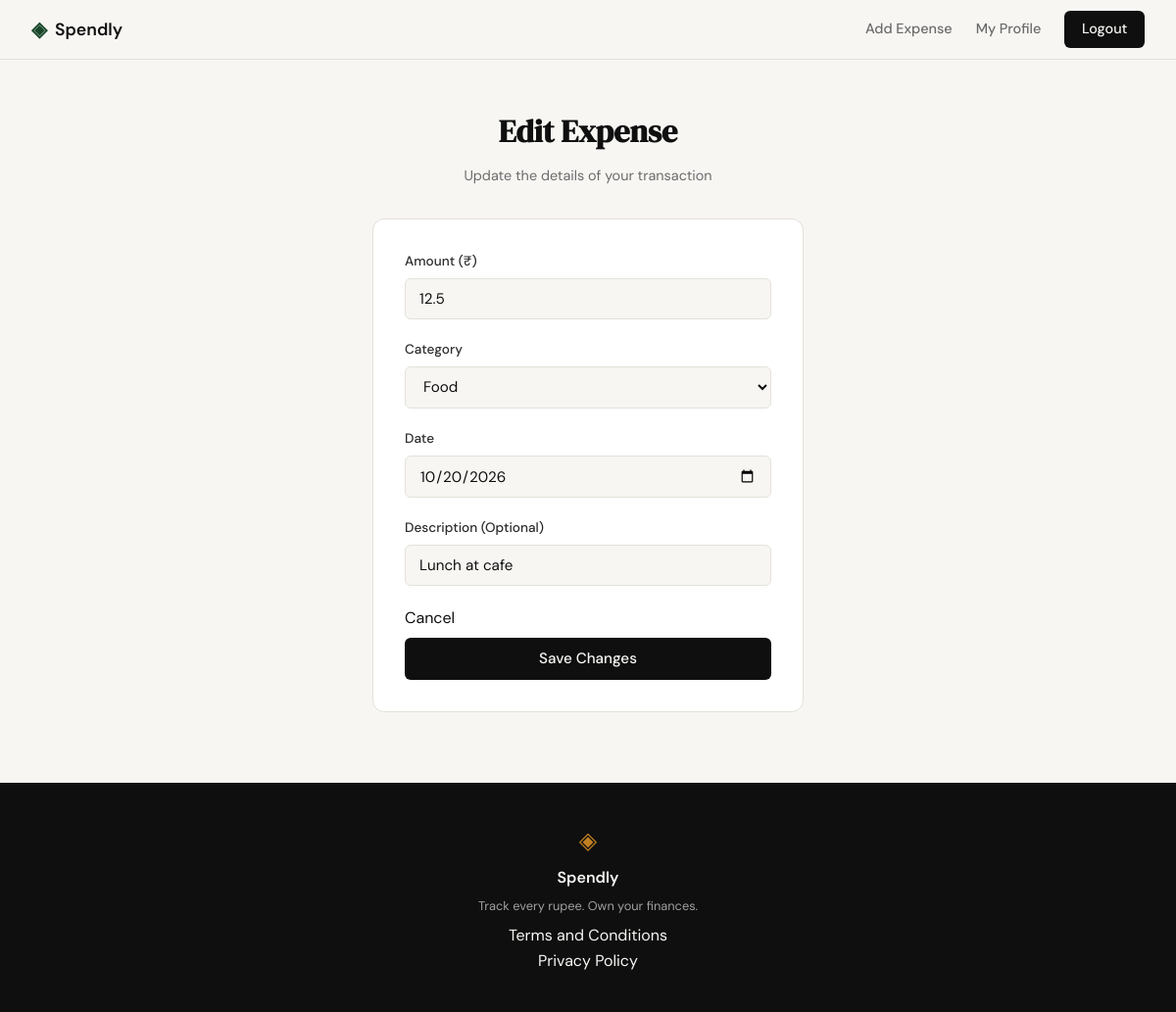
The app's page /expenses/1/edit (signed in) with its own data.
### tables this page shows
CREATE TABLE expenses (
                id INTEGER PRIMARY KEY AUTOINCREMENT,
                user_id INTEGER NOT NULL,
                amount REAL NOT NULL,
                category TEXT NOT NULL,
                description TEXT,
                date TEXT NOT NULL,
                created_at TEXT DEFAULT (datetime('now')),
                FOREIGN KEY (user_id) REFERENCES users (id) ON DELETE CASCADE
            );

### app.py (the view, shortened to what this page needs)
@app.route("/expenses/<int:id>/edit", methods=["GET", "POST"])
@login_required
def edit_expense(id):
    user_id = session.get('user_id')
    expense = get_expense_by_id(id, user_id)
    if not expense:
        abort(404)
    return render_template("edit_expense.html", expense=expense)

### app.py (called while the page is built)
def login_required(f):
    @wraps(f)
    def decorated_function(*args, **kwargs):
        if 'user_id' not in session:
            flash("Please log in to access this page.", "error")
            return redirect(url_for('login'))
        return f(*args, **kwargs)
    return decorated_function

### database/db.py (called while the page is built)
def get_db():
    conn = sqlite3.connect(DATABASE, factory=_ClosingConnection)
    conn.row_factory = sqlite3.Row
    conn.execute("PRAGMA foreign_keys = ON;")
    return conn

    def __exit__(self, exc_type, exc_value, traceback):
        try:
            return super().__exit__(exc_type, exc_value, traceback)
        finally:
            self.close()

### database/queries.py (called while the page is built)
def get_expense_by_id(expense_id, user_id):
    with get_db() as conn:
        return conn.execute(
            "SELECT * FROM expenses WHERE id = ? AND user_id = ?",
            (expense_id, user_id)
        ).fetchone()

### templates/edit_expense.html (shortened to what this page needs)
{% extends "base.html" %}
{% block content %}
<section class="auth-section">
    <div class="auth-container">
        <div class="auth-header">
            <h1 class="auth-title">Edit Expense</h1>
            <p class="auth-subtitle">Update the details of your transaction</p>
        </div>
        <div class="auth-card">
            <form method="POST" action="{{ url_for('edit_expense', id=expense.id) }}">
                <div class="form-group">
                    <label for="amount">Amount (₹)</label>
                    <input type="number" id="amount" name="amount"
                           step="0.01" min="0.01" class="form-input"
                           placeholder="0.00" required
                           value="{{ expense.amount }}">
                </div>
                <div class="form-group">
                    <label for="category">Category</label>
                    <select id="category" name="category" class="form-input" required>
                        <option value="Food" {{ 'selected' if expense.category == 'Food' }}>Food</option>
                    </select>
                </div>
                <div class="form-group">
                    <label for="date">Date</label>
                    <input type="date" id="date" name="date" class="form-input"
                           required value="{{ expense.date }}">
                </div>
                <div class="form-group">
                    <label for="description">Description (Optional)</label>
                    <input type="text" id="description" name="description"
                           class="form-input" placeholder="What was this for?"
                           maxlength="200" value="{{ expense.description or '' }}">
                </div>
                <div class="form-actions">
                    <a href="{{ url_for('profile') }}" class="btn-cancel">Cancel</a>
                    <button type="submit" class="btn-submit">Save Changes</button>
                </div>
            </form>
        </div>
    </div>
</section>
{% endblock %}

### static/css/style.css (style rules this page uses)
:root { --ink: #0f0f0f; --ink-soft: #2d2d2d; --ink-muted: #6b6b6b; --ink-faint: #a0a0a0; --paper: #f7f6f3; --paper-warm: #f0ede6; --paper-card: #ffffff; --accent: #1a472a; --accent-light: #e8f0eb; --accent-2: #c17f24; --accent-2-light: #fdf3e3; --danger: #c0392b; --danger-light: #fdecea; --border: #e4e1da; --border-soft: #eeebe4; --font-display: 'DM Serif Display', Georgia, serif; --font-body: 'DM Sans', system-ui, sans-serif; --max-width: 1200px; --auth-width: 440px; --radius-sm: 6px; --radius-md: 12px; --radius-lg: 20px; }
*, *::before, *::after { box-sizing: border-box; margin: 0; padding: 0; }
html { font-size: 16px; scroll-behavior: smooth; }
body { background: var(--paper); color: var(--ink); font-family: var(--font-body); font-size: 1rem; line-height: 1.6; -webkit-font-smoothing: antialiased; }
a { color: inherit; text-decoration: none; }
.auth-section { min-height: calc(100vh - 60px - 100px); display: flex; align-items: center; justify-content: center; padding: 3rem 2rem; }
.auth-container { width: 100%; max-width: var(--auth-width); }
.auth-header { text-align: center; margin-bottom: 2rem; }
.auth-title { font-family: var(--font-display); font-size: 2rem; color: var(--ink); margin-bottom: 0.5rem; }
.auth-subtitle { font-size: 0.9rem; color: var(--ink-muted); }
.auth-card { background: var(--paper-card); border: 1px solid var(--border); border-radius: var(--radius-md); padding: 2rem; margin-bottom: 1.5rem; }
.form-group { margin-bottom: 1.25rem; }
.form-group label { display: block; font-size: 0.85rem; font-weight: 500; color: var(--ink-soft); margin-bottom: 0.4rem; }
.form-input { width: 100%; padding: 0.6rem 0.875rem; border: 1px solid var(--border); border-radius: var(--radius-sm); font-family: var(--font-body); font-size: 0.95rem; color: var(--ink); background: var(--paper); outline: none; transition: border-color 0.2s; }
.form-input::placeholder { color: var(--ink-faint); }
.btn-submit { width: 100%; padding: 0.7rem; background: var(--ink); color: var(--paper); border: none; border-radius: var(--radius-sm); font-family: var(--font-body); font-size: 0.95rem; font-weight: 500; cursor: pointer; transition: background 0.2s; margin-top: 0.5rem; }

### records on screen
expenses: amount "12.5", date "10/20/2026", description "Lunch at cafe"
